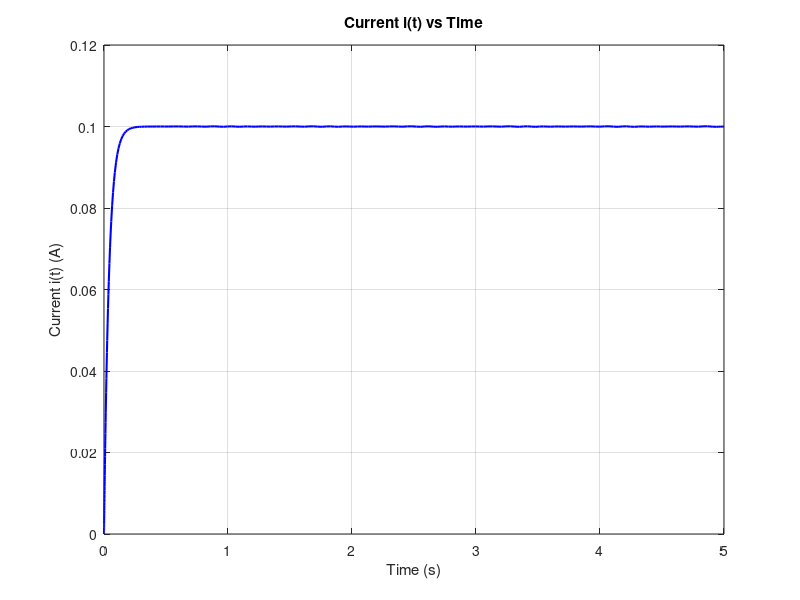

Source code (MATLAB):
%% Given Parameters
R = 50;             % Resistance
L = 2;              % Inductance

%% Question 3.2
V = 5;

% Use ODE45
tspan = [0 5];
i0 = 0
ode_function = @(t, i) (V - R * i) / L;
[t,i] = ode45(ode_function, tspan, i0);

%Plot
figure;
plot(t, i, 'b', 'LineWidth', 1.5);
xlabel('Time (s)');
ylabel('Current i(t) (A)');
title('Current i(t) vs Time');
grid on;

saveas(gcf, 'Figures/figure32.png');
